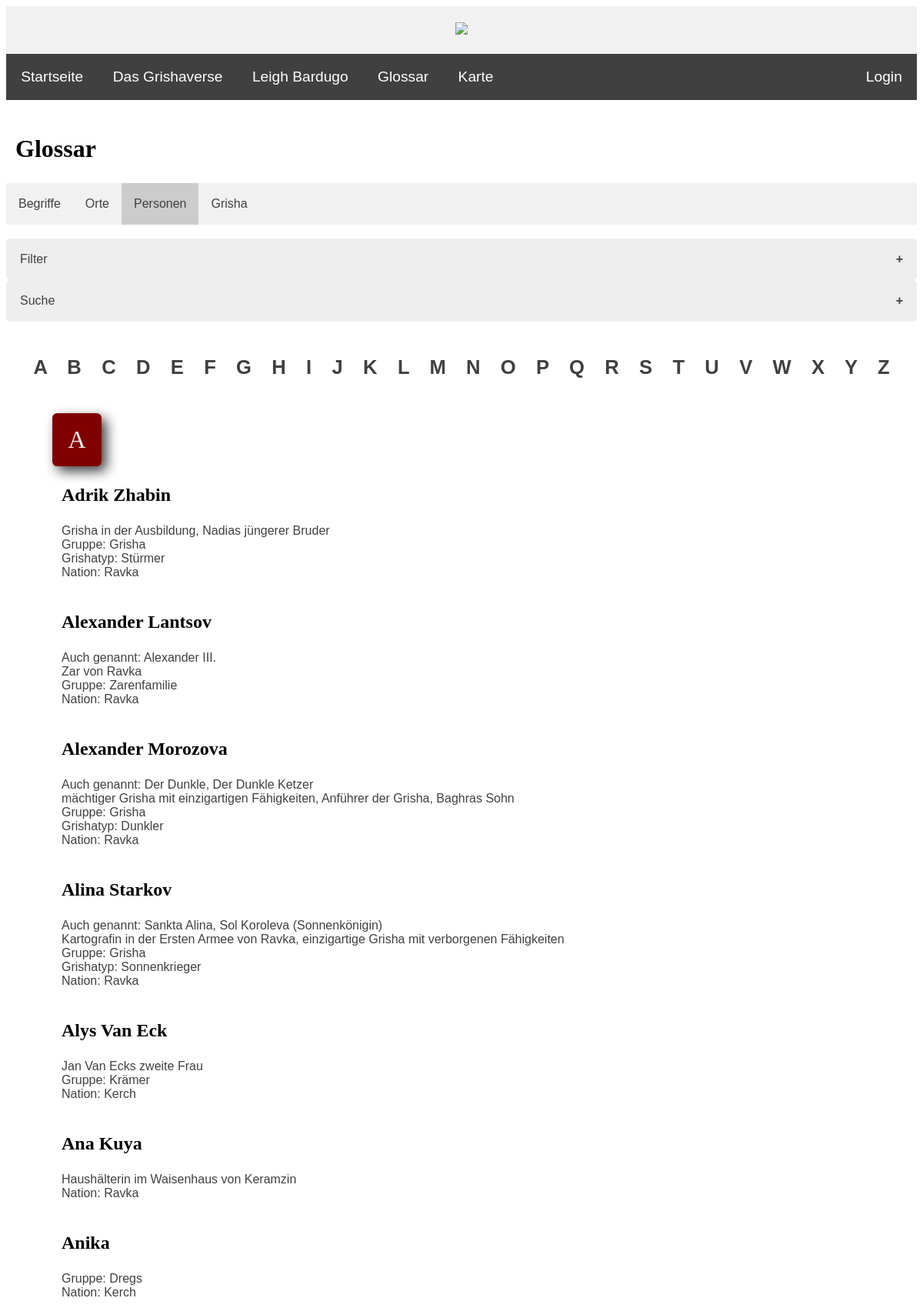
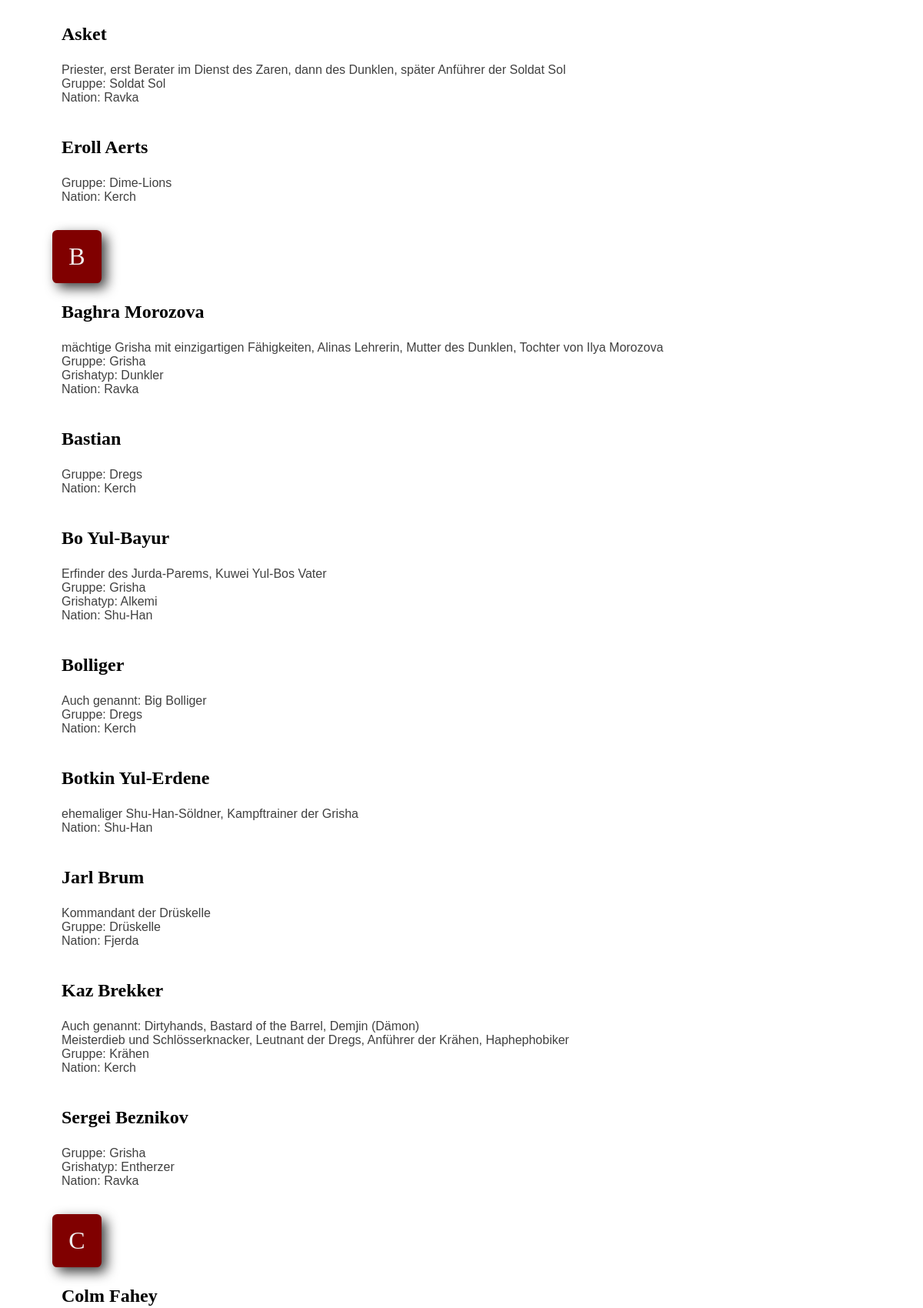
Page /PHP/glossary_personen.php (upper part) on the committed database (2 pictures, top to bottom).
### tables this page shows
CREATE TABLE `personen` (
  `ID` int(10) NOT NULL,
  `vorname` text DEFAULT NULL,
  `nachname` text DEFAULT NULL,
  `weitere_namen` text DEFAULT NULL,
  `geschlecht` text NOT NULL,
  `nation` int(10) NOT NULL,
  `gruppe` int(10) DEFAULT NULL,
  `grisha_typ` int(10) DEFAULT NULL,
  `beschreibung` text DEFAULT NULL
);

CREATE TABLE `gruppen` (
  `ID` int(10) NOT NULL,
  `name` text NOT NULL,
  `nation` int(10) NOT NULL
);

CREATE TABLE `grisha` (
  `ID` int(10) UNSIGNED NOT NULL,
  `name` text NOT NULL,
  `orden` int(10) NOT NULL,
  `beschreibung` text NOT NULL,
  `kefta_farbe` text NOT NULL
);

CREATE TABLE `nationen` (
  `ID` int(10) NOT NULL,
  `name` text NOT NULL
);

### PHP/glossary_personen.php (the view, shortened to what this page needs)
<?php
include ("header.inc.php");
include ("navbar.inc.php");
$configs = include("config.inc.php");
?>
    <div>
        <h2>Glossar</h2>
    </div>
    <div class="glossary-nav">
        <ul>
            <li><a href="glossary_begriffe.php">Begriffe</a></li>
            <li><a href="glossary_orte.php">Orte</a></li>
            <li><a href="glossary_personen.php" class="active">Personen</a></li>
            <li><a href="glossary_grisha.php">Grisha</a></li>
        </ul>
    </div>
    <br>
    <button class="accordion">Filter</button>
    <button class="accordion">Suche</button>
    <br>
    <div class='letters-bg'>
        <strong>
            <a class='link' href='#personen_letter-A'>A</a> <a class='link' href='#personen_letter-B'>B</a> <a class='link' href='#personen_letter-C'>C</a>
            <a class='link' href='#personen_letter-D'>D</a> <a class='link' href='#personen_letter-E'>E</a> <a class='link' href='#personen_letter-F'>F</a>
            <a class='link' href='#personen_letter-G'>G</a> <a class='link' href='#personen_letter-H'>H</a> <a class='link' href='#personen_letter-I'>I</a>
            <a class='link' href='#personen_letter-J'>J</a> <a class='link' href='#personen_letter-K'>K</a> <a class='link' href='#personen_letter-L'>L</a>
            <a class='link' href='#personen_letter-M'>M</a> <a class='link' href='#personen_letter-N'>N</a> <a class='link' href='#personen_letter-O'>O</a>
            <a class='link' href='#personen_letter-P'>P</a> <a class='link' href='#personen_letter-Q'>Q</a> <a class='link' href='#personen_letter-R'>R</a>
            <a class='link' href='#personen_letter-S'>S</a> <a class='link' href='#personen_letter-T'>T</a> <a class='link' href='#personen_letter-U'>U</a>
            <a class='link' href='#personen_letter-V'>V</a> <a class='link' href='#personen_letter-W'>W</a> <a class='link' href='#personen_letter-X'>X</a>
            <a class='link' href='#personen_letter-Y'>Y</a> <a class='link' href='#personen_letter-Z'>Z</a>
        </strong>
    </div>
    <br>
    <?php
    $alph = array("A", "B", "C", "D", "E", "F", "G", "H", "I", "J", "K", "L", "M", "N", "O", "P", "Q", "R", "S", "T", "U", "V", "W", "X", "Y", "Z");
        foreach ($alph as $i){
            $result = mysqli_query($conn, "SELECT personen.vorname, personen.nachname, personen.weitere_namen,
            personen.geschlecht, personen.gruppe, personen.beschreibung,
            gruppen.name as gruppe,
            grisha.name as grisha,
            nationen.name as nation
            FROM personen
            JOIN gruppen on personen.gruppe = gruppen.ID
            JOIN grisha on personen.grisha_typ = grisha.ID
            JOIN nationen on personen.nation = nationen.ID
            WHERE personen.vorname LIKE '$i%' OR personen.nachname LIKE '$i%'
            ORDER BY  personen.vorname, personen.nachname ASC");
            if (mysqli_num_rows($result) >= 1) {
                echo "<div id='personen_letter-$i' class='big-letter'>" . $i . "</div>";
            }
            echo "<div class='glossary-bg'><ul>";
            while ($j = mysqli_fetch_assoc($result)) {
                echo "<li><h3>" . $j["vorname"] . " " . $j["nachname"] . "</h3><uo>";
                if ($j["weitere_namen"]) {
                    echo "<li>Auch genannt: " . $j["weitere_namen"] . "</li>";
                }
                if ($j["beschreibung"]) {
                    echo "<li>". $j["beschreibung"] . "</li>";
                }
                if ($j["gruppe"] != "Keine Gruppe/unbekannt") {
                    echo "<li>Gruppe: " . $j["gruppe"] . "</li>";
                }
                if ($j["grisha"] != "Kein Grisha") {
                    echo "<li>Grishatyp: " . $j["grisha"] . "</li>";
                }
                if ($j["nation"] != "Keine Nation/unbekannt") {
                    echo "<li>Nation: " . $j["nation"] . "</li>";
                }
                echo "</uo></li><br>";
            }
            echo "</ul></div>";
        }
    ?>
    <br>
<?php include ("footer.inc.php"); ?>

### CSS/style.css (style rules this page uses)
body { background-color: white; font-family: 'Helvetica', 'Verdana', sans-serif; font-size: 100%; color: #404040; }
h2 { font-family: 'Garamond', 'Georgia', serif; font-size: 2em; color: black; margin-left: 12px; }
h3 { font-family: 'Garamond', 'Georgia', serif; font-size: 1.5em; color: black; margin-left: 12px; }
a.link:link { text-decoration: none; color: #404040; }
button { background-color: #f1f1f1; border: 0.3em #404040; border-radius: 0.3em; padding: 0.7em 1.3em; text-align: center; color: black; font-family: 'Helvetica', 'Verdana', sans-serif; font-size: 1em; cursor: pointer; }

### CSS/slideshow.css (style rules this page uses)
* { box-sizing:border-box }
.active, .dot:hover { background-color: #404040; }

### CSS/glossary.css (style rules this page uses)
.glossary-nav ul { background-color: #f1f1f1; list-style-type: none; margin: 0; padding: 0; overflow: hidden; transition: 0.4s; }
.glossary-nav ul li { float: left; }
.glossary-nav ul li a { display: block; color: #404040; text-align: center; padding: 18px 16px; text-decoration: none; }
.glossary-nav .active { background-color: #ccc; color: #404040; }
.accordion { background-color: #eee; color: #404040; cursor: pointer; padding: 18px; width: 100%; text-align: left; border: none; outline: none; transition: 0.4s; }
.active, .accordion:hover { background-color: #ccc; color: #404040; }
.accordion:after { content: "\002B"; color: #404040; font-weight: bold; float: right; margin-left: 5px; }
.big-letter { background: #800000; border-radius: 0.2em; margin: 12px 0 0 60px; padding: 0.5em 0.5em; display: block; width: 2em; text-align: center; font-family: 'Garamond', 'Georgia', serif;; font-size: 2em; color: #f1f1f1; box-shadow: 0.2em 0.2em 0.5em #404040; }
.letters-bg { position: sticky; top: 0; background-color: white; margin: 12px 0 0 0; padding: 0.5em 1.1em; text-align: center; font-size: 1.6em; word-spacing: 0.75em; line-height: 1.3em; }
.glossary-bg { margin-left: 16px; }
.glossary-bg ul { list-style-type: none; margin-left: 16px; }
.glossary-bg ul h3 { margin-left: 0; }

### rows in the picture
personen: vorname "Adrik", nachname "Zhabin", beschreibung "Grisha in der Ausbildung, Nadias jüngerer Bruder", gruppen.name "Grisha", grisha.name "Stürmer", nationen.name "Ravka"
personen: vorname "Alexander", nachname "Lantsov", weitere_namen "Alexander III.", beschreibung "Zar von Ravka", gruppen.name "Zarenfamilie", nationen.name "Ravka"
personen: vorname "Alexander", nachname "Morozova", weitere_namen "Der Dunkle, Der Dunkle Ketzer", beschreibung "mächtiger Grisha mit einzigartigen Fähigkeiten, Anführer der Grisha, Baghras Sohn", gruppen.name "Grisha", grisha.name "Dunkler", nationen.name "Ravka"
personen: vorname "Alina", nachname "Starkov", weitere_namen "Sankta Alina, Sol Koroleva (Sonnenkönigin)", beschreibung "Kartografin in der Ersten Armee von Ravka, einzigartige Grisha mit verborgenen Fähigkeiten", gruppen.name "Grisha", grisha.name "Sonnenkrieger", nationen.name "Ravka"
personen: vorname "Alys", nachname "Van Eck", beschreibung "Jan Van Ecks zweite Frau", gruppen.name "Krämer", nationen.name "Kerch"
personen: vorname "Ana", nachname "Kuya", beschreibung "Haushälterin im Waisenhaus von Keramzin", nationen.name "Ravka"
personen: vorname "Anika", gruppen.name "Dregs", nationen.name "Kerch"
personen: vorname "Asket", beschreibung "Priester, erst Berater im Dienst des Zaren, dann des Dunklen, später Anführer der Soldat Sol", gruppen.name "Soldat Sol", nationen.name "Ravka"
personen: vorname "Eroll", nachname "Aerts", gruppen.name "Dime-Lions", nationen.name "Kerch"
personen: vorname "Baghra", nachname "Morozova", beschreibung "mächtige Grisha mit einzigartigen Fähigkeiten, Alinas Lehrerin, Mutter des Dunklen, Tochter von Ilya Morozova", gruppen.name "Grisha", grisha.name "Dunkler", nationen.name "Ravka"
personen: vorname "Bastian", gruppen.name "Dregs", nationen.name "Kerch"
personen: vorname "Bo", nachname "Yul-Bayur", beschreibung "Erfinder des Jurda-Parems, Kuwei Yul-Bos Vater", gruppen.name "Grisha", grisha.name "Alkemi", nationen.name "Shu-Han"
personen: vorname "Bolliger", weitere_namen "Big Bolliger", gruppen.name "Dregs", nationen.name "Kerch"
personen: vorname "Botkin", nachname "Yul-Erdene", beschreibung "ehemaliger Shu-Han-Söldner, Kampftrainer der Grisha", nationen.name "Shu-Han"
personen: vorname "Jarl", nachname "Brum", beschreibung "Kommandant der Drüskelle", gruppen.name "Drüskelle", nationen.name "Fjerda"
personen: vorname "Kaz", nachname "Brekker", weitere_namen "Dirtyhands, Bastard of the Barrel, Demjin (Dämon)", beschreibung "Meisterdieb und Schlösserknacker, Leutnant der Dregs, Anführer der Krähen, Haphephobiker", gruppen.name "Krähen", nationen.name "Kerch"
personen: vorname "Sergei", nachname "Beznikov", gruppen.name "Grisha", grisha.name "Entherzer", nationen.name "Ravka"
personen: vorname "Colm", nachname "Fahey"

### other values in the picture
$i "A"
$i "B"
$i "C"
